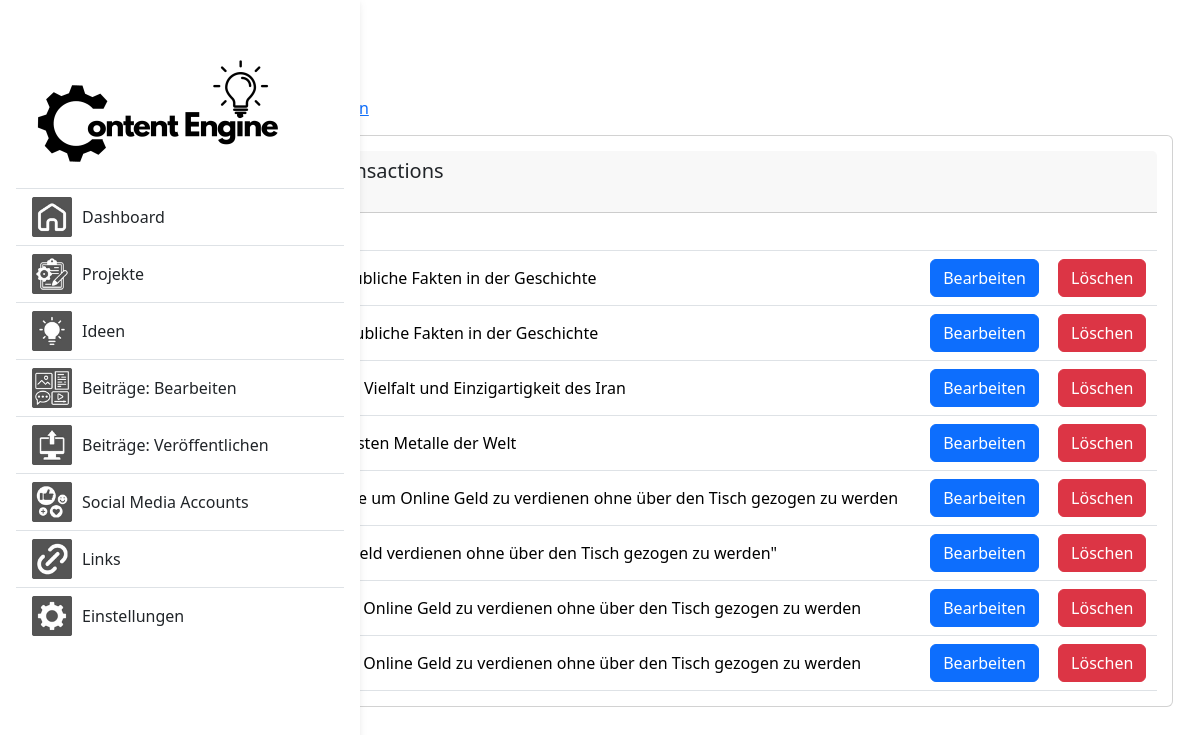
/core/topics/, run on the app's committed database.
### core/models.py (models this page shows)
class Topic(models.Model):
    name = models.CharField(max_length=255)
    description = models.TextField(null=True)
    date = models.DateField()

### core/views.py (the view)
# urls.py: path('topics/', views.list_topics, name='list_topics'),
def list_topics(request):
    topics = Topic.objects.all()
    return render(request, 'core/topic_list.html', {'topics': topics})

### core/templates/core/topic_list.html (shortened to what this page needs)
{% extends 'base.html' %}
{% block content %}
<div class="container">
<h2>Topics</h2>
<a href="{% url 'create_topic' %}">Neue Topic erstellen</a>
    <div class="row">
        <div class="col-12 mb-3 mb-lg-5">
            <div class="position-relative card table-nowrap table-card">
                <div class="card-header align-items-center">
                    <h5 class="mb-0">Latest Transactions</h5>
                    <p class="mb-0 small text-muted">1 Pending</p>
                </div>
                <div class="table-responsive">
                    <table class="table mb-0">
                        <thead class="small text-uppercase bg-body text-muted">
                            <tr>
                                <th>ID</th>
                                <th>Titel</th>
                                <th></th>
                                <th></th>
                            </tr>
                        </thead>
                        <tbody>
                            {% for topic in topics %}
                                <tr class="align-middle">
                                    <td>
                                    </td>
                                    <td>
                                        {{ topic.name }}
                                    </td>
                                 <td>
                                    <a class="btn btn-primary" href="{% url 'update_topic' topic.id %}">Bearbeiten</a>
                                 </td>
                                <td>
                                    <a class="btn btn-danger" href="{% url 'delete_topic' topic.id %}">Löschen</a>
                                </td>
                                </tr>
                            {% endfor %}
                        </tbody>
                    </table>
                </div>
            </div>
        </div>
    </div>
</div>
{% endblock %}

### static/core/styles.css (style rules this page uses)
body { background-color: #fbfbfb; }
.container { margin-top: 50px; }
.card { padding-bottom: 15px; padding-right: 15px; padding-left: 15px; padding-top: 15px; margin: 15px; }

### data on the page
Topic: name "10 unglaubliche Fakten in der Geschichte"
Topic: name "10 Unglaubliche Fakten in der Geschichte"
Topic: name "Kulturelle Vielfalt und Einzigartigkeit des Iran"
Topic: name "Die teuersten Metalle der Welt"
Topic: name "10 Gründe um Online Geld zu verdienen ohne über den Tisch gezogen zu werden"
Topic: name "\"Online Geld verdienen ohne über den Tisch gezogen zu werden\""
Topic: name "Wege um Online Geld zu verdienen ohne über den Tisch gezogen zu werden"
Topic: name "Wege um Online Geld zu verdienen ohne über den Tisch gezogen zu werden"
